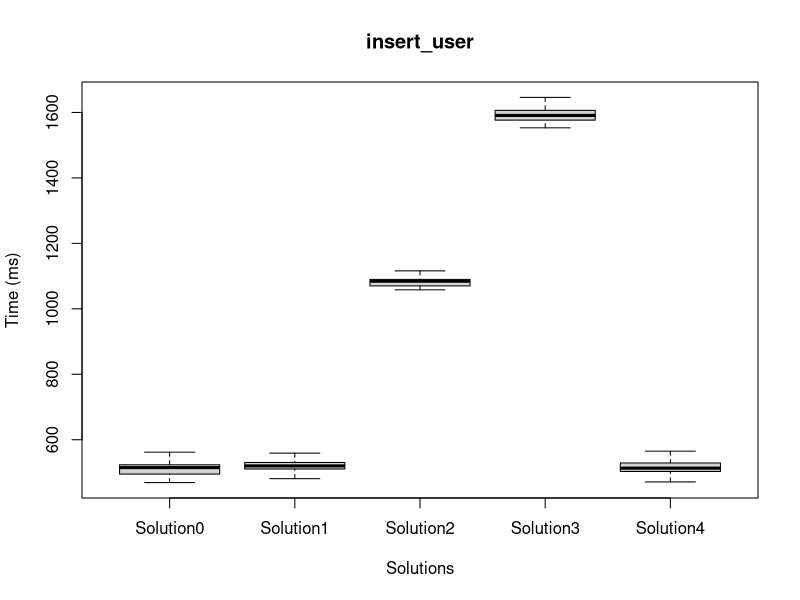
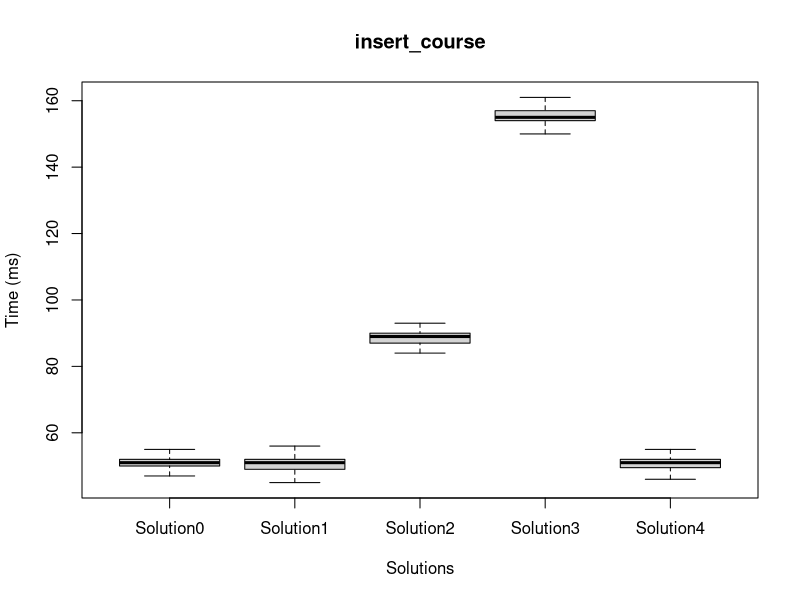
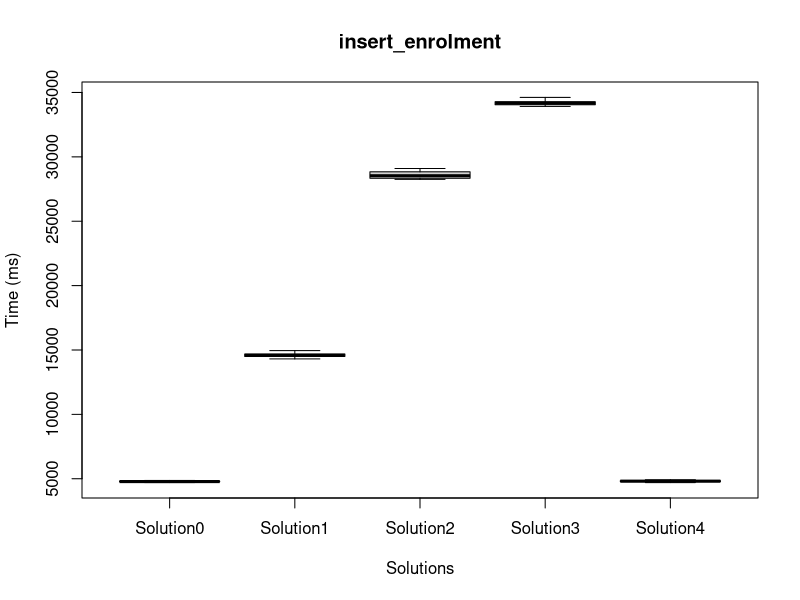
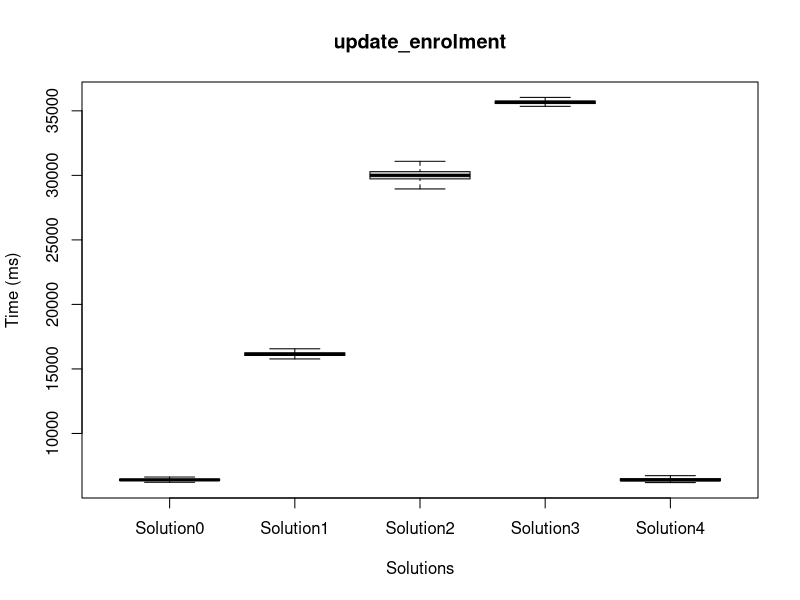
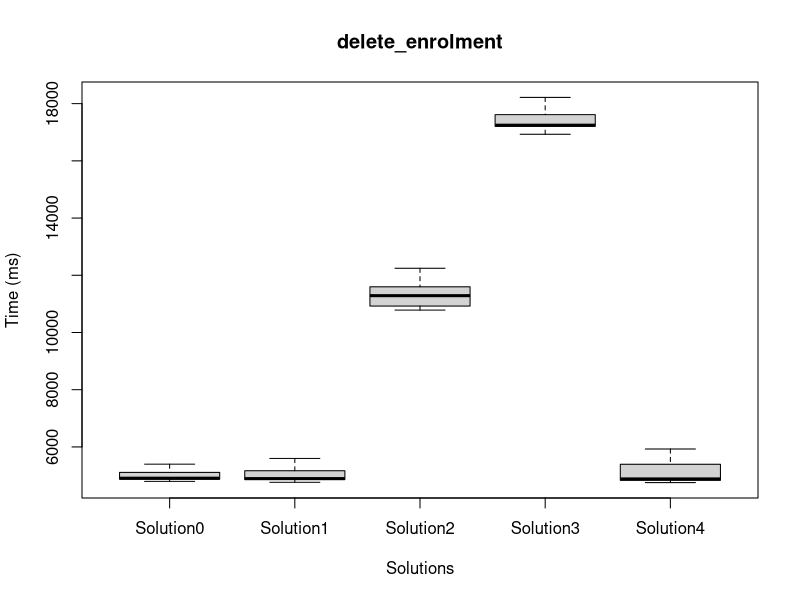
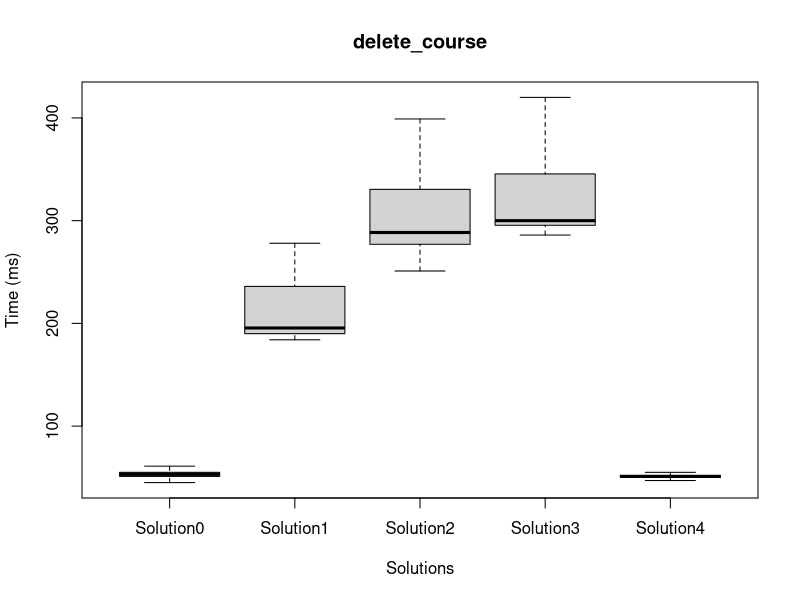
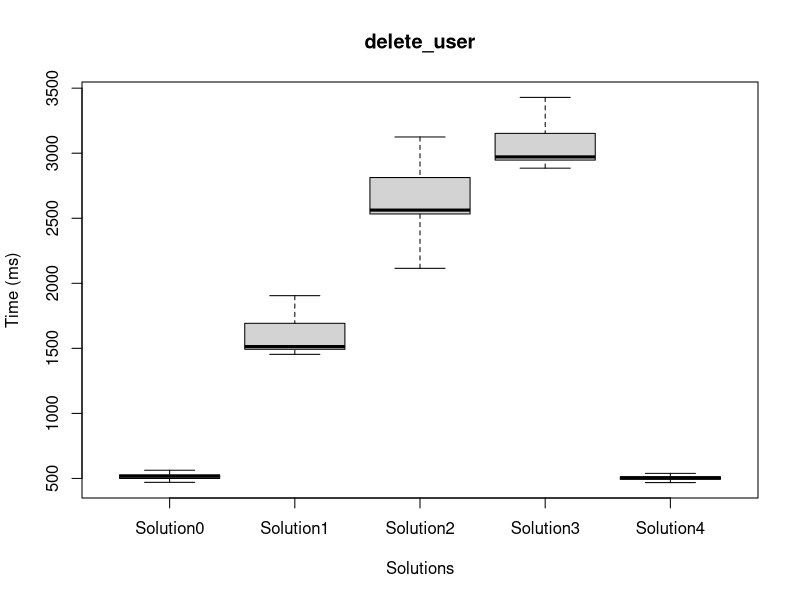

The R script that drew these images, in order:
Solution0_df = data.frame(
insert_user=c(1507, 493, 494, 486, 521, 481, 484, 488, 516, 494, 489, 493, 491, 490, 496, 491, 517, 501, 497, 485, 495, 492, 507, 503, 495, 496, 507, 520, 516, 490, 507, 500, 540, 535, 501, 507, 509, 523, 511, 518, 508, 519, 517, 544, 511, 532, 531, 509, 535, 509, 518, 520, 512, 516, 515, 559, 518, 515, 509, 518, 522, 554, 514, 517, 521, 526, 516, 562, 521, 542, 523, 525, 519, 558, 538, 526, 523, 517, 523, 562, 539, 543, 535, 525, 811, 813, 469, 470, 475, 478, 478, 524, 481, 501, 492, 492, 498, 532, 493, 514),
insert_course=c(83, 51, 46, 45, 45, 70, 45, 49, 44, 47, 47, 49, 64, 67, 49, 50, 61, 47, 50, 48, 55, 49, 49, 49, 50, 51, 49, 64, 50, 50, 50, 50, 50, 48, 49, 51, 50, 50, 52, 53, 53, 50, 53, 50, 52, 52, 51, 49, 50, 52, 51, 51, 50, 51, 51, 51, 51, 70, 52, 73, 51, 52, 50, 51, 51, 49, 67, 51, 51, 51, 51, 54, 52, 50, 50, 53, 51, 51, 52, 52, 49, 51, 59, 49, 49, 49, 52, 51, 52, 51, 53, 52, 51, 52, 52, 50, 52, 53, 52, 51),
insert_enrolment=c(6618, 4764, 4780, 4769, 4746, 4769, 4772, 4754, 4774, 4801, 4779, 4809, 4850, 4914, 4777, 4703, 4763, 4790, 4779, 4808, 4736, 4788, 4774, 4779, 4808, 4815, 4868, 4852, 4734, 4759, 4793, 4844, 4831, 4750, 4731, 4771, 4788, 4834, 4824, 4895, 4733, 4766, 4800, 4782, 4811, 4762, 4822, 4789, 4741, 4794, 4791, 4849, 4766, 4825, 4782, 4805, 4811, 4801, 4776, 4813, 4725, 4771, 4774, 4814, 4748, 5170, 4743, 4774, 4790, 4825, 4767, 4783, 4787, 4861, 4782, 4772, 4768, 4720, 4767, 4771, 4851, 4809, 4808, 4889, 4807, 6278, 4720, 4772, 4811, 4746, 4726, 4792, 4765, 4754, 4789, 4817, 4832, 4759, 4803, 4779),
update_enrolment=c(6780, 6290, 6228, 6275, 6624, 6307, 6256, 6306, 6341, 6351, 6386, 6453, 6393, 6597, 6379, 6471, 6447, 6287, 6406, 6414, 6557, 7162, 6375, 6363, 6462, 6442, 6549, 6421, 6318, 6399, 6440, 6370, 6519, 6582, 6355, 6363, 6433, 6400, 6474, 6579, 6435, 6323, 6390, 6441, 6457, 6802, 6581, 6369, 6405, 6429, 6464, 6658, 6487, 6769, 6359, 6404, 6399, 6680, 6361, 6429, 6495, 6330, 6423, 6336, 6349, 6491, 6337, 6379, 6442, 6335, 6381, 6429, 6456, 6382, 6352, 6391, 6499, 6218, 6318, 6378, 6431, 6410, 6399, 7143, 6384, 6283, 6315, 6401, 6440, 6478, 6363, 6357, 6245, 6336, 6385, 6480, 6618, 6325, 6344, 6424),
delete_enrolment=c(5358, 4963, 5010, 4796, 5807, 4802, 5668, 4813, 4920, 4888, 4855, 4912, 4924, 5621, 4849, 5259, 5098, 4856, 4861, 4895, 5110, 5528, 4864, 4883, 4894, 4892, 5956, 5651, 4844, 4861, 4908, 4940, 4965, 5505, 4863, 4905, 4897, 4913, 4925, 5108, 5033, 4878, 4884, 4888, 4911, 5504, 5804, 4859, 4903, 4894, 4899, 5748, 4928, 5539, 4864, 4894, 4906, 5863, 4876, 4946, 5080, 4860, 4898, 5595, 4848, 4905, 4875, 4874, 4877, 5397, 4881, 4900, 4979, 5808, 4871, 4866, 5529, 5528, 4865, 4876, 4949, 5612, 4887, 5336, 4904, 4879, 4837, 4875, 5254, 5090, 4873, 4854, 5462, 4881, 4882, 4956, 6467, 4850, 4869, 4909),
delete_course=c(58, 47, 56, 45, 46, 47, 48, 47, 49, 51, 47, 49, 51, 52, 51, 55, 58, 51, 51, 50, 49, 61, 50, 52, 52, 53, 55, 53, 51, 51, 52, 52, 50, 57, 50, 52, 52, 51, 52, 53, 75, 52, 55, 52, 51, 53, 55, 55, 53, 54, 52, 53, 52, 52, 54, 55, 53, 52, 55, 54, 52, 54, 52, 53, 69, 52, 55, 53, 67, 55, 53, 72, 54, 51, 53, 56, 51, 52, 53, 54, 51, 58, 52, 52, 54, 53, 55, 54, 53, 54, 54, 53, 63, 54, 55, 52, 59, 55, 55, 55),
delete_user=c(506, 499, 480, 470, 478, 478, 483, 483, 494, 509, 492, 491, 493, 490, 495, 534, 523, 524, 496, 493, 490, 494, 516, 518, 503, 504, 531, 521, 509, 521, 511, 506, 514, 520, 513, 508, 519, 512, 525, 510, 496, 510, 516, 519, 527, 510, 500, 557, 517, 541, 522, 531, 527, 526, 536, 521, 535, 517, 521, 531, 539, 521, 533, 516, 518, 577, 525, 532, 528, 519, 520, 543, 520, 563, 522, 540, 550, 539, 527, 531, 526, 528, 528, 531, 543, 528, 487, 473, 478, 501, 488, 510, 494, 491, 500, 501, 498, 500, 503, 517));

Solution1_df = data.frame(
insert_user=c(538, 494, 516, 481, 502, 559, 480, 489, 520, 518, 494, 497, 564, 527, 516, 505, 528, 508, 510, 568, 509, 513, 513, 534, 522, 519, 607, 520, 528, 515, 546, 535, 536, 603, 514, 516, 513, 519, 513, 522, 520, 503, 545, 524, 517, 525, 517, 520, 579, 520, 549, 547, 534, 548, 531, 521, 520, 525, 537, 530, 525, 527, 522, 588, 522, 536, 553, 794, 498, 502, 503, 572, 507, 528, 511, 524, 517, 522, 522, 520, 510, 519, 521, 535, 531, 505, 491, 519, 501, 496, 502, 497, 507, 526, 501, 514, 514, 520, 528, 514),
insert_course=c(45, 53, 47, 46, 45, 55, 47, 47, 63, 48, 48, 49, 47, 51, 48, 49, 46, 49, 48, 50, 58, 49, 48, 49, 51, 51, 50, 51, 51, 51, 51, 50, 68, 47, 49, 51, 51, 49, 51, 52, 52, 51, 52, 50, 50, 52, 67, 52, 51, 51, 51, 52, 51, 50, 52, 51, 52, 54, 52, 51, 49, 53, 50, 51, 52, 51, 66, 51, 51, 52, 51, 53, 51, 49, 52, 53, 49, 51, 51, 52, 49, 51, 75, 50, 52, 56, 51, 53, 50, 51, 53, 52, 53, 52, 53, 49, 53, 52, 52, 53),
insert_enrolment=c(16007, 14795, 14678, 14391, 14516, 14548, 14399, 14361, 14459, 14533, 14550, 14568, 14437, 14836, 14602, 14546, 14546, 14648, 14748, 14467, 14511, 14814, 14400, 14688, 14656, 14927, 14681, 14837, 14482, 14564, 14625, 14566, 14745, 14429, 14353, 14633, 14611, 14568, 14674, 14917, 14728, 14477, 14779, 14641, 15016, 14521, 14512, 14741, 14556, 14603, 14480, 14492, 14479, 14580, 14617, 14686, 14526, 14695, 14637, 14547, 14561, 14674, 14530, 14564, 14454, 14610, 14951, 14939, 14451, 14753, 14434, 14656, 14577, 14489, 14556, 15005, 14307, 14546, 14627, 14647, 14406, 14444, 14427, 14429, 16969, 14524, 14599, 14547, 14429, 14508, 14701, 14682, 14906, 14667, 14649, 14388, 14773, 14645, 14698, 14688),
update_enrolment=c(16022, 16090, 16173, 16057, 17544, 16162, 16064, 15889, 15951, 15993, 16063, 16133, 16040, 16762, 16113, 16197, 15893, 16217, 16268, 16003, 16140, 16234, 15917, 16253, 16237, 16477, 17008, 16697, 15982, 16132, 16131, 16225, 16145, 15776, 15885, 16076, 16042, 16023, 16233, 16220, 16215, 16016, 16284, 16135, 16299, 16414, 16008, 16147, 16105, 16562, 15937, 16461, 16035, 16044, 16319, 16161, 15991, 17206, 16814, 16063, 16067, 16222, 16116, 16249, 15928, 15979, 16341, 16499, 16046, 16590, 15979, 16207, 16154, 16802, 16043, 16872, 15846, 16406, 16121, 16105, 16080, 16110, 15929, 15965, 17203, 16076, 16126, 16088, 15930, 16052, 16196, 16168, 16607, 16126, 16182, 16202, 16314, 16420, 16238, 16256),
delete_enrolment=c(4842, 4836, 4857, 4885, 5723, 4878, 5464, 4828, 5010, 4873, 4906, 4876, 4908, 5575, 4881, 5046, 4831, 4847, 4897, 4924, 5061, 5273, 4864, 4922, 4929, 4925, 5557, 5562, 4834, 4887, 4928, 4924, 4947, 4763, 4829, 4869, 4880, 4899, 5488, 5039, 4856, 4849, 4894, 4918, 5223, 5377, 4840, 4861, 4888, 5446, 4870, 5650, 4863, 4899, 5112, 4882, 4892, 5677, 5456, 4823, 4885, 4888, 4959, 5660, 4823, 4872, 4906, 4888, 4889, 6288, 4803, 4868, 4910, 5676, 4848, 5427, 4834, 5263, 4847, 4882, 5655, 5024, 4860, 4890, 5054, 4822, 5432, 4878, 4824, 4832, 4891, 5372, 5295, 4866, 4889, 5589, 4800, 5553, 4838, 5598),
delete_course=c(273, 197, 200, 198, 278, 199, 310, 208, 240, 208, 184, 190, 191, 274, 188, 237, 187, 189, 189, 187, 224, 223, 187, 189, 188, 206, 252, 236, 186, 188, 192, 190, 271, 194, 188, 190, 204, 188, 270, 220, 201, 189, 200, 188, 238, 228, 205, 204, 188, 255, 188, 246, 198, 186, 235, 192, 189, 236, 260, 190, 187, 190, 254, 243, 189, 192, 191, 202, 190, 322, 191, 192, 191, 235, 191, 259, 188, 226, 191, 190, 238, 250, 193, 190, 216, 192, 269, 192, 209, 190, 193, 241, 251, 191, 190, 230, 190, 270, 192, 240),
delete_user=c(1850, 1598, 1588, 1530, 1792, 1481, 1888, 1478, 1661, 1500, 1476, 1533, 1519, 1905, 1524, 1619, 1535, 1505, 1480, 1495, 1761, 1669, 1484, 1520, 1502, 1491, 1805, 1681, 1504, 1478, 1478, 1481, 1878, 1510, 1516, 1495, 1489, 1507, 1905, 1628, 1526, 1495, 1514, 1495, 1802, 1684, 1510, 1504, 1509, 1857, 1502, 1711, 1492, 1490, 1805, 1518, 1520, 1698, 1856, 1512, 1503, 1504, 1875, 1769, 1517, 1528, 1513, 1488, 1485, 2086, 1497, 1494, 1485, 1717, 1487, 1825, 1504, 1677, 1498, 1497, 1703, 1771, 1512, 1512, 1689, 1472, 1842, 1454, 1487, 1483, 1482, 1696, 1810, 1459, 1469, 1664, 1489, 1855, 1470, 1675));

Solution2_df = data.frame(
insert_user=c(914, 893, 867, 850, 910, 862, 873, 877, 911, 883, 879, 886, 885, 920, 890, 938, 926, 897, 1069, 1071, 1094, 1068, 1079, 1080, 1087, 1077, 1099, 1101, 1087, 1090, 1085, 1090, 1135, 1099, 1095, 1096, 1086, 1101, 1090, 1090, 1085, 1090, 1116, 1101, 1085, 1072, 1074, 1059, 1070, 1082, 1073, 1089, 1090, 1084, 1074, 1087, 1105, 1077, 1095, 1079, 1087, 1129, 1100, 1099, 1091, 1121, 1070, 1082, 1089, 1107, 1079, 1096, 1087, 1097, 1089, 1089, 1086, 1095, 1083, 1078, 1082, 1089, 1082, 1085, 1073, 1098, 1086, 1087, 1076, 1058, 1069, 1080, 1082, 1066, 1088, 1081, 1078, 1085, 1090, 1116),
insert_course=c(84, 92, 84, 80, 82, 102, 81, 84, 81, 85, 86, 86, 85, 87, 86, 87, 84, 87, 87, 86, 104, 86, 86, 88, 88, 90, 86, 89, 88, 89, 88, 90, 86, 98, 85, 87, 107, 86, 88, 89, 91, 88, 90, 88, 87, 89, 89, 91, 89, 89, 89, 89, 88, 89, 91, 89, 90, 90, 91, 89, 101, 91, 87, 88, 89, 103, 86, 88, 89, 89, 87, 89, 88, 87, 112, 90, 87, 88, 89, 89, 86, 89, 89, 86, 90, 89, 90, 90, 88, 89, 92, 91, 91, 89, 90, 88, 93, 92, 90, 92),
insert_enrolment=c(25489, 25041, 25198, 24741, 24927, 24965, 24838, 26969, 26970, 27097, 27046, 27140, 27005, 27356, 27261, 27238, 27074, 27211, 29012, 28726, 28926, 28962, 28805, 28985, 28958, 28937, 28403, 28664, 28313, 28491, 28347, 28428, 28406, 28297, 28254, 28673, 28533, 28464, 28487, 28849, 28528, 28347, 28769, 28474, 28903, 28573, 28361, 28320, 28339, 28381, 28361, 28363, 28336, 28422, 28407, 28489, 28292, 28455, 28536, 28368, 28383, 28385, 28275, 28448, 29054, 28702, 29096, 28858, 28774, 28812, 28768, 28952, 28803, 28770, 28878, 29006, 28746, 30089, 28875, 28913, 28721, 28507, 28655, 28852, 28654, 28535, 28855, 28869, 29096, 28745, 28807, 28766, 28708, 28717, 28858, 28938, 28939, 28766, 28860, 28828),
update_enrolment=c(26616, 26566, 27086, 26380, 26723, 26663, 28107, 28409, 28428, 28546, 28531, 28545, 28949, 28818, 29135, 28685, 28376, 38677, 31156, 30130, 30297, 30445, 30479, 30385, 30305, 29981, 30177, 30006, 29686, 30333, 29749, 29858, 30221, 29768, 29661, 29939, 30113, 29848, 29916, 30140, 29904, 29788, 29931, 29838, 30786, 29959, 30458, 29641, 29664, 29729, 29703, 30562, 29992, 29747, 29784, 29882, 29641, 29795, 30386, 29765, 29973, 29721, 29603, 30958, 30147, 29997, 30400, 30280, 30468, 30143, 30047, 30746, 30229, 30194, 31089, 30430, 30045, 31388, 30271, 30333, 30103, 30059, 29932, 30239, 29903, 29944, 30249, 30572, 30977, 30114, 30309, 30114, 29939, 30088, 30694, 30194, 30204, 30130, 30217, 30414),
delete_enrolment=c(9483, 9419, 9502, 9460, 9492, 9741, 12089, 11335, 11424, 11359, 11282, 11302, 12157, 11353, 12140, 11333, 11359, 12081, 12073, 11373, 11410, 11398, 12170, 11341, 11352, 10901, 11446, 10870, 10901, 11605, 10889, 10896, 11536, 11069, 10922, 10936, 11293, 10913, 10935, 11698, 10926, 11568, 10979, 10969, 10981, 10954, 12245, 10783, 10831, 10852, 10838, 11591, 11618, 10873, 10822, 10886, 10911, 10838, 11481, 10852, 11232, 10842, 10825, 12030, 11445, 11215, 11238, 11868, 11964, 11294, 11360, 11986, 11875, 11280, 11995, 11322, 11345, 11953, 11298, 11312, 11991, 11068, 11131, 11706, 11045, 11631, 11180, 11931, 11117, 11118, 11769, 11118, 11117, 11160, 11841, 11691, 11078, 11106, 11106, 11859),
delete_course=c(260, 251, 261, 251, 251, 298, 321, 272, 274, 285, 282, 276, 349, 287, 353, 278, 277, 324, 361, 276, 290, 277, 357, 291, 278, 299, 359, 287, 283, 340, 274, 273, 315, 312, 274, 275, 345, 297, 277, 372, 287, 357, 277, 276, 274, 277, 427, 275, 277, 276, 299, 345, 337, 270, 285, 290, 303, 277, 317, 275, 324, 292, 290, 345, 318, 292, 281, 362, 326, 282, 281, 355, 328, 304, 354, 284, 280, 358, 291, 289, 399, 286, 281, 340, 288, 360, 281, 337, 279, 290, 377, 283, 280, 281, 333, 341, 283, 296, 280, 369),
delete_user=c(2115, 2147, 2149, 2155, 2170, 2491, 2595, 2385, 2382, 2381, 2390, 2403, 2623, 2423, 2781, 2405, 2439, 2873, 2915, 2535, 2555, 2560, 2963, 2565, 2576, 2606, 2904, 2533, 2534, 2900, 2519, 2511, 2753, 2822, 2541, 2553, 2870, 2537, 2540, 2892, 2542, 2928, 2537, 2537, 2573, 2504, 3125, 2518, 2518, 2577, 2529, 2919, 2752, 2533, 2523, 2522, 2643, 2530, 2742, 2549, 2874, 2541, 2546, 2829, 2826, 2591, 2619, 2987, 2807, 2587, 2581, 2983, 2819, 2572, 2964, 2592, 2579, 3029, 2552, 2538, 3084, 2554, 2569, 2906, 2533, 2979, 2568, 2778, 2609, 2533, 2939, 2543, 2550, 2551, 2786, 2919, 2554, 2545, 2560, 2940));

Solution3_df = data.frame(
insert_user=c(1796, 1571, 1599, 1562, 1570, 1553, 1567, 1583, 1620, 1605, 1570, 1592, 1628, 1570, 1594, 1574, 1628, 1594, 1596, 1586, 1609, 1571, 1595, 1579, 1567, 1599, 1597, 1581, 1635, 1571, 1573, 1598, 1660, 1646, 1577, 1600, 1599, 1576, 1573, 1578, 1596, 1596, 1611, 1588, 1607, 1611, 1618, 1593, 1586, 1607, 1626, 1615, 1579, 1587, 1587, 1585, 1601, 1604, 1617, 1604, 1676, 1594, 1594, 1603, 1590, 1610, 1635, 1613, 1574, 1577, 1590, 1610, 1589, 1583, 1557, 1563, 1606, 1590, 1572, 1608, 1581, 1574, 1578, 1578, 1567, 1598, 1571, 1564, 1588, 1588, 1582, 1591, 1612, 1572, 1576, 1618, 1591, 1570, 1591, 1608),
insert_course=c(181, 161, 150, 150, 151, 154, 151, 151, 156, 154, 151, 152, 152, 154, 153, 154, 153, 155, 155, 155, 163, 155, 151, 152, 156, 177, 154, 155, 153, 156, 156, 154, 162, 154, 154, 154, 156, 152, 156, 157, 159, 155, 157, 155, 154, 158, 176, 154, 174, 155, 156, 153, 178, 156, 155, 158, 148, 156, 157, 155, 155, 155, 154, 153, 156, 155, 160, 155, 154, 156, 157, 159, 157, 154, 175, 156, 153, 158, 156, 155, 155, 158, 153, 154, 155, 158, 176, 188, 156, 155, 159, 156, 157, 156, 154, 154, 185, 160, 160, 156),
insert_enrolment=c(34526, 34036, 34400, 33921, 34083, 34050, 33927, 33947, 34110, 33983, 34282, 34194, 33978, 34361, 34233, 34171, 34006, 34217, 34287, 33938, 34084, 34456, 33929, 34261, 34210, 34723, 34110, 34358, 33938, 34197, 34204, 34197, 34190, 34024, 33959, 34315, 34191, 34097, 34300, 34523, 34640, 34044, 34319, 34217, 34081, 34154, 34051, 34201, 34202, 34126, 34109, 34050, 34133, 34127, 34311, 34305, 34617, 34189, 34279, 34198, 35327, 34158, 33995, 34092, 34007, 34017, 34446, 34127, 34042, 34400, 34103, 34267, 34173, 34041, 34086, 34234, 33917, 34165, 34280, 34116, 33938, 34058, 34043, 34455, 34392, 34025, 34180, 34186, 33963, 34113, 34345, 34199, 34039, 34209, 34282, 33962, 34704, 34098, 34262, 34389),
update_enrolment=c(35347, 35576, 35606, 35437, 36501, 35427, 35395, 35458, 35817, 35440, 35652, 35668, 35817, 35782, 35851, 36239, 35480, 35743, 35853, 35540, 35582, 35655, 35613, 35697, 35677, 36012, 35690, 36152, 35444, 35655, 35891, 35657, 35589, 35415, 35370, 35859, 35536, 35548, 35689, 35689, 36040, 35457, 35761, 35689, 35697, 35686, 35536, 35681, 35611, 35652, 35703, 35472, 35748, 35524, 35637, 35725, 35710, 35701, 35736, 35649, 36637, 35632, 35600, 35737, 35438, 35836, 35805, 35622, 35414, 36536, 35375, 35746, 38326, 35493, 35885, 35732, 35792, 35653, 35663, 35640, 35891, 35542, 35466, 35677, 35928, 35521, 35589, 35932, 35736, 35597, 35757, 35746, 35669, 35664, 36206, 35355, 35730, 35642, 35913, 35665),
delete_enrolment=c(16929, 17141, 17172, 17208, 18841, 17136, 17174, 17222, 18405, 17207, 17253, 17333, 17746, 17252, 17269, 18062, 17201, 17243, 17271, 17511, 17227, 17620, 17678, 17241, 17220, 17446, 17203, 17985, 17206, 17234, 17981, 17226, 17194, 17193, 17286, 17963, 17270, 17232, 17286, 17390, 17718, 17174, 17245, 17251, 17931, 17426, 17213, 17246, 17426, 17266, 18062, 17174, 18053, 17217, 17216, 17266, 17870, 17178, 17226, 17264, 17897, 17214, 17226, 17551, 17223, 18173, 17189, 17199, 17221, 18687, 17167, 17213, 18152, 17154, 17928, 17222, 18218, 17219, 17246, 17178, 18021, 17201, 17241, 17604, 17869, 17156, 17200, 17746, 17611, 17193, 17254, 17431, 17480, 17219, 17859, 17182, 17243, 17180, 17583, 18014),
delete_course=c(301, 302, 295, 286, 450, 289, 289, 291, 421, 299, 303, 294, 366, 295, 293, 396, 291, 307, 295, 365, 302, 337, 374, 297, 295, 348, 292, 338, 293, 294, 411, 295, 306, 293, 294, 398, 296, 296, 299, 322, 384, 306, 296, 295, 388, 326, 294, 308, 383, 298, 344, 296, 379, 296, 298, 297, 396, 298, 297, 294, 343, 296, 315, 360, 295, 355, 300, 297, 296, 420, 296, 297, 339, 311, 386, 298, 340, 296, 296, 319, 339, 312, 295, 361, 333, 294, 295, 372, 344, 297, 300, 356, 347, 298, 384, 291, 320, 298, 373, 389),
delete_user=c(2904, 2885, 2899, 2931, 3495, 2911, 2907, 2958, 3489, 2912, 2915, 2939, 3297, 2940, 2964, 3429, 2978, 2934, 2927, 3236, 2975, 3075, 3283, 2967, 2964, 3195, 2961, 3133, 2988, 2959, 3296, 2949, 2955, 2971, 2941, 3307, 3010, 2972, 2997, 3056, 3271, 2946, 2951, 2950, 3314, 3115, 2973, 2952, 3289, 2945, 3180, 2973, 3299, 2955, 2964, 2981, 3330, 2979, 2944, 2951, 3207, 2912, 2907, 3260, 2965, 3158, 2997, 2967, 2962, 3492, 2951, 2969, 3141, 2913, 3289, 2925, 3133, 2949, 2938, 2992, 3134, 2943, 2945, 3235, 3123, 2957, 2948, 3311, 3122, 2981, 2945, 3230, 3132, 2969, 3287, 2957, 3056, 2939, 3272, 3147));

Solution4_df = data.frame(
insert_user=c(524, 546, 763, 476, 525, 486, 487, 487, 495, 498, 504, 531, 495, 499, 507, 519, 530, 499, 503, 536, 499, 500, 537, 513, 511, 513, 552, 506, 504, 519, 509, 516, 522, 535, 542, 537, 526, 514, 511, 512, 513, 543, 573, 517, 513, 519, 516, 520, 511, 508, 562, 512, 523, 523, 549, 494, 471, 459, 565, 479, 488, 489, 527, 487, 511, 528, 549, 512, 500, 490, 496, 496, 498, 502, 525, 563, 505, 528, 530, 503, 509, 511, 505, 572, 513, 513, 504, 531, 517, 516, 511, 534, 540, 530, 538, 521, 516, 510, 528, 563),
insert_course=c(45, 49, 46, 45, 46, 50, 46, 46, 66, 47, 48, 48, 46, 50, 49, 51, 56, 48, 49, 49, 57, 48, 51, 50, 50, 53, 49, 52, 49, 50, 51, 50, 55, 46, 49, 53, 50, 50, 51, 51, 52, 50, 53, 52, 49, 51, 50, 51, 51, 52, 51, 48, 50, 51, 53, 53, 51, 49, 53, 52, 52, 53, 50, 52, 50, 50, 53, 51, 50, 52, 51, 52, 53, 51, 51, 53, 50, 52, 52, 51, 71, 51, 54, 49, 51, 52, 51, 53, 50, 77, 54, 52, 52, 53, 54, 49, 53, 53, 52, 52),
insert_enrolment=c(4765, 4792, 5127, 4795, 4832, 4784, 4880, 4833, 4885, 4879, 4892, 4830, 4783, 4859, 4864, 4812, 4816, 4820, 4815, 4866, 5160, 4818, 4810, 4798, 4778, 4820, 4865, 4831, 4754, 4768, 4785, 4870, 4815, 4818, 4833, 4852, 4985, 4775, 4799, 4797, 4736, 4802, 4764, 4809, 4829, 4791, 4794, 4847, 4762, 4832, 4935, 4723, 4828, 4776, 5017, 4784, 4810, 4749, 4792, 4859, 4808, 4764, 4780, 4786, 4846, 4754, 4902, 4728, 4829, 4798, 4879, 4858, 4766, 4814, 4814, 4808, 4883, 4755, 4859, 4812, 4856, 4919, 4792, 4779, 4812, 4759, 4749, 4838, 4764, 4826, 4803, 4755, 4797, 4796, 4842, 4812, 4819, 4734, 4701, 4800),
update_enrolment=c(6220, 6287, 6326, 6455, 6562, 6385, 6344, 6397, 6418, 6494, 6337, 6677, 6345, 6351, 6374, 6445, 6561, 6364, 6412, 6394, 6836, 6385, 6249, 6382, 6675, 6455, 6465, 6333, 6323, 6379, 6360, 6615, 6316, 6309, 6446, 6649, 6194, 6305, 6563, 6307, 6384, 6478, 6376, 6382, 6277, 6300, 6445, 6620, 6312, 6421, 7168, 6302, 6350, 6307, 6595, 6732, 6321, 6401, 6405, 6433, 7355, 6356, 6394, 6424, 6418, 6351, 6355, 6348, 6315, 6798, 6368, 6738, 6371, 7052, 6372, 6428, 6702, 6732, 6326, 6372, 6430, 6680, 6277, 6370, 6628, 6503, 6391, 6400, 6401, 6315, 6316, 6794, 6312, 6695, 7030, 6373, 6491, 7063, 6316, 6429),
delete_enrolment=c(4866, 4815, 4839, 4842, 5651, 4833, 5470, 4870, 4938, 4906, 5539, 5596, 4826, 4845, 4901, 5178, 5666, 4810, 4861, 4901, 5142, 5703, 4829, 4835, 5211, 4887, 5207, 4833, 4898, 4830, 4901, 6368, 4790, 4828, 4911, 5226, 4753, 4790, 5499, 4820, 4966, 5597, 4874, 5204, 5391, 4825, 4859, 6267, 4849, 4895, 6330, 4818, 4780, 4802, 5261, 5466, 4802, 4870, 4898, 4880, 6300, 4808, 4880, 4873, 4894, 4847, 4916, 4809, 4863, 5510, 4869, 5540, 4836, 5460, 4851, 4873, 5703, 5454, 4844, 4833, 4938, 5306, 4842, 4833, 5541, 5652, 4801, 4850, 4940, 5600, 4837, 5396, 4831, 5713, 5523, 4828, 4871, 5927, 4776, 4842),
delete_course=c(50, 44, 51, 45, 45, 46, 45, 47, 48, 49, 46, 47, 48, 50, 50, 50, 48, 50, 49, 50, 48, 47, 49, 51, 50, 53, 50, 52, 50, 68, 51, 50, 51, 50, 49, 52, 51, 49, 51, 51, 59, 51, 53, 50, 50, 51, 51, 51, 51, 50, 48, 52, 51, 52, 52, 52, 52, 52, 53, 51, 52, 53, 51, 51, 51, 51, 55, 51, 50, 50, 52, 69, 52, 50, 54, 53, 52, 51, 53, 51, 51, 57, 51, 50, 69, 51, 51, 53, 51, 51, 54, 54, 52, 53, 54, 51, 53, 53, 53, 52),
delete_user=c(482, 477, 478, 468, 478, 480, 479, 502, 487, 489, 486, 488, 494, 500, 500, 511, 511, 504, 498, 492, 505, 547, 500, 507, 500, 510, 503, 523, 507, 502, 511, 500, 530, 507, 511, 502, 530, 506, 503, 514, 528, 506, 543, 507, 525, 529, 528, 530, 516, 529, 539, 515, 508, 510, 547, 534, 502, 469, 475, 494, 480, 484, 482, 487, 483, 490, 492, 493, 493, 491, 492, 494, 495, 493, 499, 502, 495, 499, 507, 505, 503, 511, 506, 505, 514, 505, 506, 520, 508, 517, 506, 506, 518, 507, 505, 533, 513, 509, 551, 515));

png('/home/jcrada/Development/hr/ResearchTestApplication/logs/backup/insert-update-delete/bp-insert_user.png', width=640, height=480);
boxplot(Solution0_df$insert_user,Solution1_df$insert_user,Solution2_df$insert_user,Solution3_df$insert_user,Solution4_df$insert_user,names=c('Solution0', 'Solution1', 'Solution2', 'Solution3', 'Solution4'), xlab='Solutions', ylab='Time (ms)', main='insert_user', outline=F);
dev.off();
png('/home/jcrada/Development/hr/ResearchTestApplication/logs/backup/insert-update-delete/bp-insert_course.png', width=640, height=480);
boxplot(Solution0_df$insert_course,Solution1_df$insert_course,Solution2_df$insert_course,Solution3_df$insert_course,Solution4_df$insert_course,names=c('Solution0', 'Solution1', 'Solution2', 'Solution3', 'Solution4'), xlab='Solutions', ylab='Time (ms)', main='insert_course', outline=F);
dev.off();
png('/home/jcrada/Development/hr/ResearchTestApplication/logs/backup/insert-update-delete/bp-insert_enrolment.png', width=640, height=480);
boxplot(Solution0_df$insert_enrolment,Solution1_df$insert_enrolment,Solution2_df$insert_enrolment,Solution3_df$insert_enrolment,Solution4_df$insert_enrolment,names=c('Solution0', 'Solution1', 'Solution2', 'Solution3', 'Solution4'), xlab='Solutions', ylab='Time (ms)', main='insert_enrolment', outline=F);
dev.off();
png('/home/jcrada/Development/hr/ResearchTestApplication/logs/backup/insert-update-delete/bp-update_enrolment.png', width=640, height=480);
boxplot(Solution0_df$update_enrolment,Solution1_df$update_enrolment,Solution2_df$update_enrolment,Solution3_df$update_enrolment,Solution4_df$update_enrolment,names=c('Solution0', 'Solution1', 'Solution2', 'Solution3', 'Solution4'), xlab='Solutions', ylab='Time (ms)', main='update_enrolment', outline=F);
dev.off();
png('/home/jcrada/Development/hr/ResearchTestApplication/logs/backup/insert-update-delete/bp-delete_enrolment.png', width=640, height=480);
boxplot(Solution0_df$delete_enrolment,Solution1_df$delete_enrolment,Solution2_df$delete_enrolment,Solution3_df$delete_enrolment,Solution4_df$delete_enrolment,names=c('Solution0', 'Solution1', 'Solution2', 'Solution3', 'Solution4'), xlab='Solutions', ylab='Time (ms)', main='delete_enrolment', outline=F);
dev.off();
png('/home/jcrada/Development/hr/ResearchTestApplication/logs/backup/insert-update-delete/bp-delete_course.png', width=640, height=480);
boxplot(Solution0_df$delete_course,Solution1_df$delete_course,Solution2_df$delete_course,Solution3_df$delete_course,Solution4_df$delete_course,names=c('Solution0', 'Solution1', 'Solution2', 'Solution3', 'Solution4'), xlab='Solutions', ylab='Time (ms)', main='delete_course', outline=F);
dev.off();
png('/home/jcrada/Development/hr/ResearchTestApplication/logs/backup/insert-update-delete/bp-delete_user.png', width=640, height=480);
boxplot(Solution0_df$delete_user,Solution1_df$delete_user,Solution2_df$delete_user,Solution3_df$delete_user,Solution4_df$delete_user,names=c('Solution0', 'Solution1', 'Solution2', 'Solution3', 'Solution4'), xlab='Solutions', ylab='Time (ms)', main='delete_user', outline=F);
dev.off();
